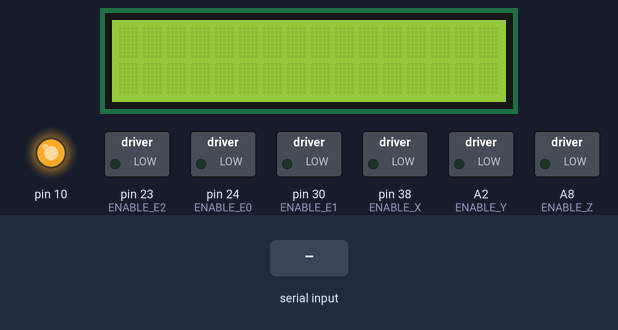
Recording of a sketch running on a simulated Arduino Mega 2560, built with avr-gcc and run on an emulated ATmega2560. Parts: 16×2 character LCD, switched loads named in the sketch (green lamp = pin HIGH), output pins drawn as LEDs (lit = HIGH). The test bench sets the inputs (shaded band). What the sketch prints to the serial monitor is not drawn.

Above: at 1.2 s.
1.3 s: "A" received over Serial
At 2.5 s:
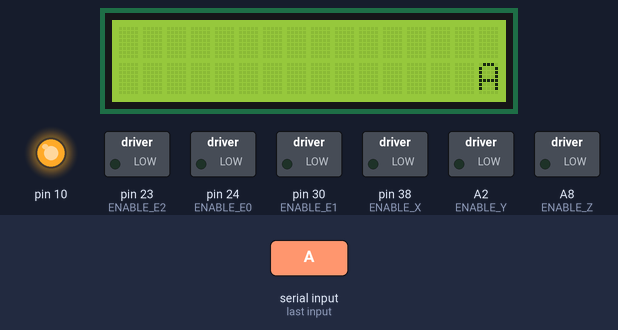
2.8 s: "B" received over Serial
At 3.9 s:
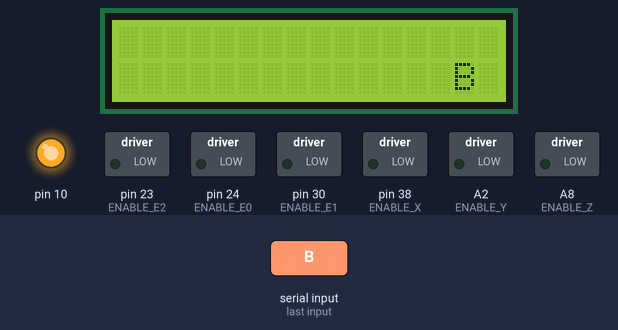
4.3 s: "C" received over Serial
At 5.0 s:
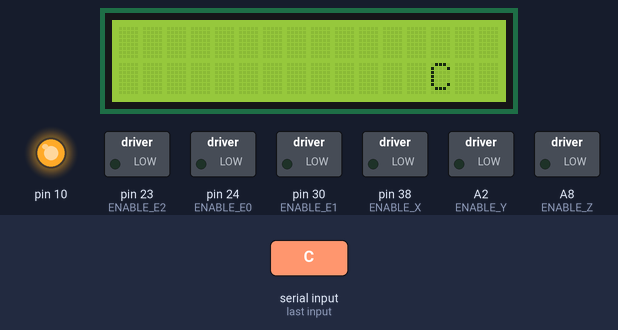
5.8 s: "D" received over Serial
At 6.2 s:
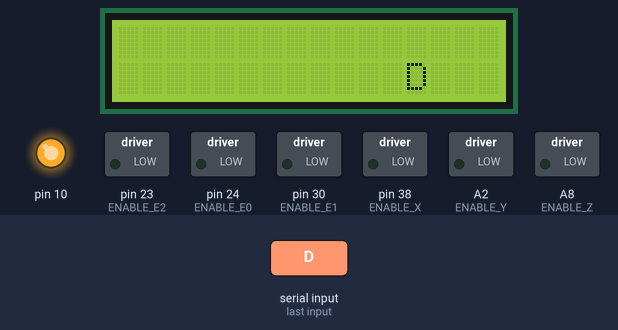
7.3 s: "E" received over Serial
At 8.5 s:
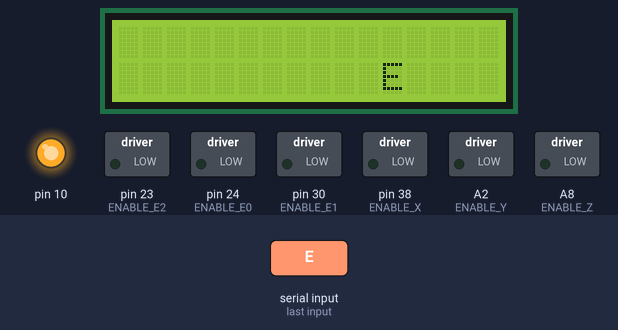
8.8 s: "F" received over Serial
At 9.6 s:
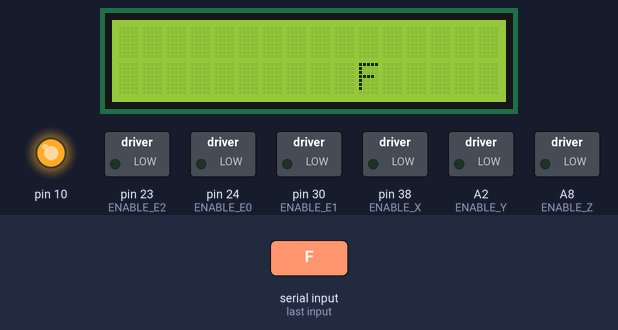
Timing chart, 0 to 11.3 s (numbered marks = the images above; inputs shaded):
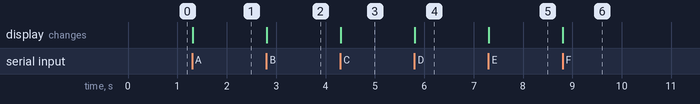

Measured:
- after the input at 1.3 s, the display: changes at once (image 1)
- after the input at 2.8 s, the display: changes at once (image 2)
- after the input at 4.3 s, the display: changes at once (image 3)
- after the input at 5.8 s, the display: changes at once (image 4)
- after the input at 7.3 s, the display: changes at once (image 5)
- after the input at 8.8 s, the display: changes at once (image 6)

The sketch:

CubeSolver02_04.ino
```cpp
// (licence header left out)
#include <Arduino.h>
#include "BasicStepperDriver.h"
#include <LiquidCrystal.h>
const int rs = 25, en = 27, d4 = 29, d5 = 31, d6 = 33, d7 = 35;
LiquidCrystal lcd(rs, en, d4, d5, d6, d7);

char message;
char face;

// Motor steps per revolution. Most steppers are 200 steps or 1.8 degrees/step
#define MOTOR_STEPS 200
#define RPM 50

#define HT 180
#define QT 90
#define NQT -90

// Since microstepping is set externally, make sure this matches the selected mode
// If it doesn't, the motor will move at a different RPM than chosen
// 1=full step, 2=half step etc.
#define MICROSTEPS 16

// All the wires needed for full functionality
#define DIR_X A1
#define STEP_X A0
#define ENABLE_X 38

#define DIR_Y A7
#define STEP_Y A6
#define ENABLE_Y A2

#define DIR_Z 48
#define STEP_Z 46
#define ENABLE_Z A8

#define DIR_E0 28
#define STEP_E0 26
#define ENABLE_E0 24

#define DIR_E1 34
#define STEP_E1 36
#define ENABLE_E1 30

#define DIR_E2 16
#define STEP_E2 17
#define ENABLE_E2 23

void checkmessage();

// 2-wire basic config, microstepping is hardwired on the driver
BasicStepperDriver stepper_X(MOTOR_STEPS, DIR_X, STEP_X);
BasicStepperDriver stepper_Y(MOTOR_STEPS, DIR_Y, STEP_Y);
BasicStepperDriver stepper_Z(MOTOR_STEPS, DIR_Z, STEP_Z);
BasicStepperDriver stepper_E0(MOTOR_STEPS, DIR_E0, STEP_E0);
BasicStepperDriver stepper_E1(MOTOR_STEPS, DIR_E1, STEP_E1);
BasicStepperDriver stepper_E2(MOTOR_STEPS, DIR_E2, STEP_E2);

//Uncomment line to use enable/disable functionality
//BasicStepperDriver stepper(MOTOR_STEPS, DIR, STEP, ENABLE);

void setup() {
    stepper_X.begin(RPM, MICROSTEPS);
    pinMode(ENABLE_X, OUTPUT);
    digitalWrite(ENABLE_X, LOW);
    stepper_X.enable();

    stepper_Y.begin(RPM, MICROSTEPS);
    pinMode(ENABLE_Y, OUTPUT);
    digitalWrite(ENABLE_Y, LOW);
    stepper_Y.enable();

    stepper_Z.begin(RPM, MICROSTEPS);
    pinMode(ENABLE_Z, OUTPUT);
    digitalWrite(ENABLE_Z, LOW);
    stepper_Z.enable();

    stepper_E0.begin(RPM, MICROSTEPS);
    pinMode(ENABLE_E0, OUTPUT);
    digitalWrite(ENABLE_E0, LOW);
    stepper_E0.enable();

    stepper_E1.begin(RPM, MICROSTEPS);
    pinMode(ENABLE_E1, OUTPUT);
    digitalWrite(ENABLE_E1, LOW);
    stepper_E1.enable();

    stepper_E2.begin(RPM, MICROSTEPS);
    pinMode(ENABLE_E2, OUTPUT);
    digitalWrite(ENABLE_E2, LOW);
    stepper_E2.enable();

    pinMode(10, OUTPUT);
    digitalWrite(10, HIGH);

    Serial.begin(9600);

    lcd.begin(16, 2);
    lcd.autoscroll();

}

void loop() {

     if (Serial.available())
     {
      message = Serial.read();
      checkmessage();
     }


    // energize coils - the motor will hold position
    // stepper_E0.enable();

    /*
     * Moving motor one full revolution using the degree notation
     */
    //stepper_E0.rotate(QT);

    /*
     * Moving motor to original position using steps
     */
    //stepper.move(-MOTOR_STEPS*MICROSTEPS);

    // pause and allow the motor to be moved by hand
    // stepper.disable();

    //delay(1000);
}

void checkmessage()
{
  if (message == 'Z')
  {
      switch(face){

      case 'A':
        stepper_X.rotate(QT);
        break;

      case 'B':
        stepper_Y.rotate(QT);
        break;

      case 'C':
        stepper_Z.rotate(QT);
        break;

      case 'D':
        stepper_E0.rotate(QT);
        break;

      case 'E':
        stepper_E1.rotate(QT);
        break;

      case 'F':
        stepper_E2.rotate(QT);
        break;

      case 'G':
        stepper_X.rotate(NQT);
        break;

      case 'H':
        stepper_Y.rotate(NQT);
        break;

      case 'I':
        stepper_Z.rotate(NQT);
        break;

      case 'J':
        stepper_E0.rotate(NQT);
        break;

      case 'K':
        stepper_E1.rotate(NQT);
        break;

      case 'L':
        stepper_E2.rotate(NQT);
        break;

      case 'M':
        stepper_X.rotate(HT);
        break;

      case 'N':
        stepper_Y.rotate(HT);
        break;

      case 'O':
        stepper_Z.rotate(HT);
        break;

      case 'P':
        stepper_E0.rotate(HT);
        break;

      case 'Q':
        stepper_E1.rotate(HT);
        break;

      case 'R':
        stepper_E2.rotate(HT);
        break;
      }
      Serial.write(message);
  }
  else
  {
    lcd.setCursor(16, 1);
    face = message;
    delay(5);
    Serial.write(face);
    lcd.print(face);
  }
}
```
